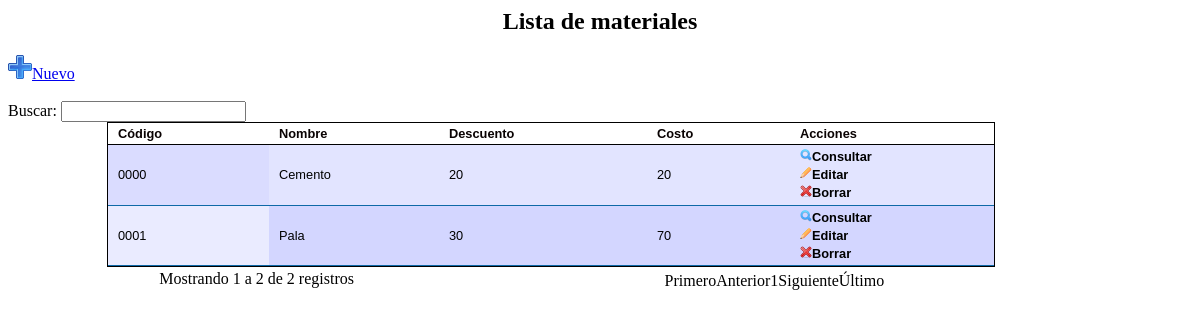
The page /modulos/material/vistas/lista.php on the database its author committed.
### tables this page shows
CREATE TABLE IF NOT EXISTS `material` (
  `id` int(11) NOT NULL AUTO_INCREMENT,
  `id_recurso` int(11) NOT NULL,
  `descuento` int(11) NOT NULL,
  PRIMARY KEY (`id`),
  UNIQUE KEY `id_recurso` (`id_recurso`)
);

CREATE TABLE IF NOT EXISTS `recurso` (
  `id` int(11) NOT NULL AUTO_INCREMENT,
  `cod` varchar(12) NOT NULL,
  `descripcion` varchar(200) NOT NULL,
  `costo` int(11) NOT NULL,
  `tipo` tinyint(1) NOT NULL,
  PRIMARY KEY (`id`),
  UNIQUE KEY `cod` (`cod`)
);

### modulos/material/modelos/listar.php (called while the page is built, shortened)
<?php
$selMat = "SELECT ma.*, re.* FROM material ma
          INNER JOIN recurso re ON re.id = ma.id_recurso
          WHERE re.tipo = 1";
$sql = mysql_query($selMat);
?>

### modulos/material/vistas/lista.php (the view, shortened to what this page needs)
<html>
    <head>
        <link type="text/css" href="../../../css/jquery.dataTables.css" rel="stylesheet" />
        <link type="text/css" href="../../../css/estilo.css" rel="stylesheet" />
    </head>
    <body>
        <div align="center">
            <h2 align="center">Lista de materiales</h2>
            <div align="left">
                <a href="registro.php" title="Nuevo"><img alt="nuevo" src="../../../imagenes/nuevo.png" />Nuevo</a>
            </div>
            <br/>
            <table id="listado" class="table">
                <thead>
                    <tr>
                        <th>C&oacute;digo</th>
                        <th>Nombre</th>
                        <th>Descuento</th>
                        <th>Costo</th>
                        <th>Acciones</th>
                    </tr>
                </thead>
                <tbody>
                    <?php
                    include '../modelos/listar.php';
                    while ($resMat = mysql_fetch_array($sql)) {
                        ?>
                        <tr>
                            <td><?php echo $resMat['cod'] ?></td>
                            <td><?php echo $resMat['descripcion'] ?></td>
                            <td><?php echo $resMat['descuento'] ?></td>
                            <td><?php echo $resMat['costo'] ?></td>
                            <td>
                                <a href="#"><img width="12" height="12" src="../../../imagenes/consulta.png" />Consultar</a><br />
                                <a href="#"><img width="12" height="12" src="../../../imagenes/edita.gif" />Editar</a><br />
                                <a href="#"><img width="12" height="12" src="../../../imagenes/borrar.png" />Borrar</a><br />
                            </td>
                        </tr>
                        <?php
                    }
                    ?>
                </tbody>
            </table>
            <br/>

### css/estilo.css (style rules this page uses)
table { width: 650px; border:1px solid #000000; border-spacing: 0px; }
table a, table, tbody, tfoot, tr, th, td { font-family: Arial, Helvetica, sans-serif; }
thead th { background: url(images/bg_th.gif) left; height: 21px; color: #090202; font-size: 0.8em; font-family: Arial; font-weight: bold; padding: 0px 7px; margin: 20px 0px 0px; text-align: left; }
tbody tr { background: #ffffff; }
tbody tr.odd { background: #f0f0f0; }
tbody th, tbody td { font-size: 0.8em; line-height: 1.4em; font-family: Arial, Helvetica, sans-serif; color: #000000; padding: 10px 7px; border-bottom: 1px solid #0E69A7; text-align: left; }
tbody a { color: #000000; font-weight: bold; text-decoration: none; }

### rows shown on the page
material: id_recurso.cod "0000", id_recurso.descripcion "Cemento", descuento "20", id_recurso.costo "20"
material: id_recurso.cod "0001", id_recurso.descripcion "Pala", descuento "30", id_recurso.costo "70"
